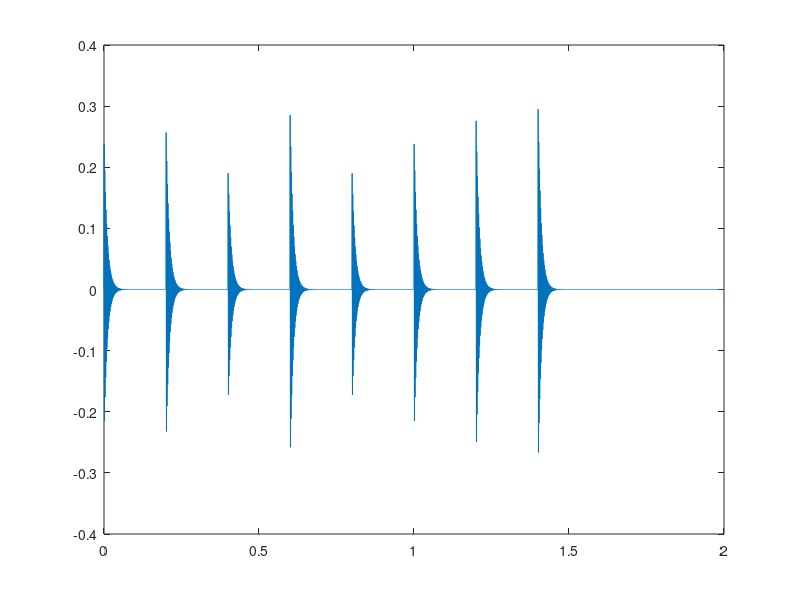

This chart was generated by the following MATLAB code:
clear all;
clc;      %清除命令行窗口中的数据%
close all;   
t=0:0.0001:2; %或　x=[-2:0.01:2] 中间的是步长
t1=0.2;


%ht=0.25.*((0<=t)&(t<t1))+0.27.*((t1<=t)&(t<2*t1))+0.2.*((2*t1<=t)&(t<3*t1))+0.3.*((3*t1<=t)&(t<4*t1))+0.2.*((4*t1<=t)&(t<5*t1))+0.25.*((5*t1<=t)&(t<6*t1))+0.29.*((6*t1<=t)&(t<7*t1))+0.31.*((7*t1<=t)&(t<8*t1));
ht=0.25.*exp(-100.*(t)).*sin(1000*pi*(t)).*((0<=t)&(t<t1))+0.27.*exp(-100.*(t-t1)).*sin(1000*pi*(t-t1)).*((t1<=t)&(t<2*t1))+0.2.*exp(-100.*(t-2*t1)).*sin(1000*pi*(t-2*t1)).*((2*t1<=t)&(t<3*t1))+0.3.*exp(-100.*(t-3*t1)).*sin(1000*pi*(t-3*t1)).*((3*t1<=t)&(t<4*t1))+0.2.*exp(-100.*(t-4*t1)).*sin(1000*pi*(t-4*t1)).*((4*t1<=t)&(t<5*t1))+0.25.*exp(-100.*(t-5*t1)).*sin(1000*pi*(t-5*t1)).*((5*t1<=t)&(t<6*t1))+0.29.*exp(-100.*(t-6*t1)).*sin(1000*pi*(t-6*t1)).*((6*t1<=t)&(t<7*t1))+0.31.*exp(-100.*(t-7*t1)).*sin(1000*pi*(t-7*t1)).*((7*t1<=t)&(t<8*t1));
%ht=0.25.*exp(-100.*(t-(t./t1).*t1)).*sin(1200*pi*(t-(t./t1).*t1));
% ht=0.25.*exp(-10.*(t)).*sin(100*pi*(t));
plot(t,ht)